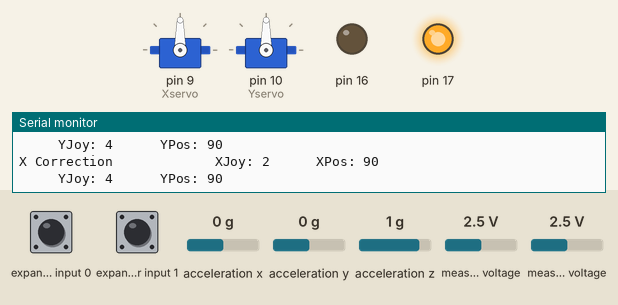
A sketch run on a simulated Arduino Uno, built with avr-gcc and run on an emulated ATmega328P. Parts: 2 × servo, output pins drawn as LEDs (lit = HIGH), the last lines printed to the serial monitor. Wiring (inferred from the names in the program): Wii Nunchuk at I2C address 0x52. Inputs (shaded band) come from the test bench; at power-on: measured voltage 2.5 V, expander input 0 HIGH, expander input 1 HIGH, acceleration x 0 g, acceleration y 0 g, acceleration z 1 g.

Above: at 1.3 s.
1.4 s: measured voltage (sensor 200) set to 0.1 V
At 2.6 s:
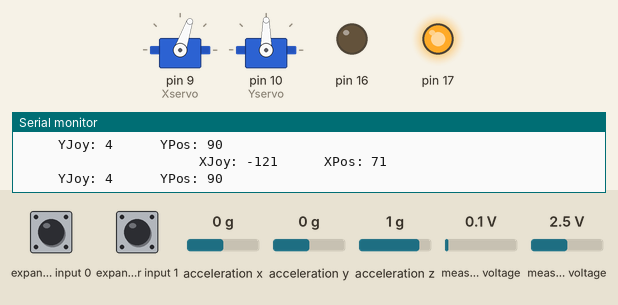
2.9 s: measured voltage (sensor 201) set to 0.1 V
At 3.7 s:
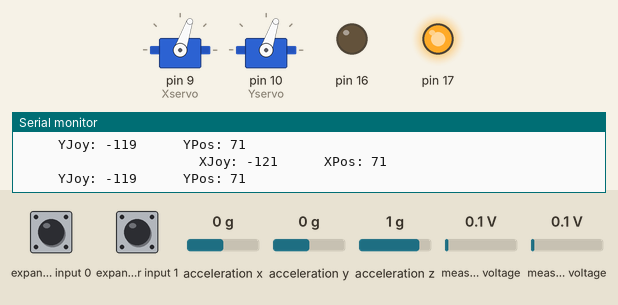
Timing chart, 0 to 5.9 s (numbered marks = the images above; inputs shaded):
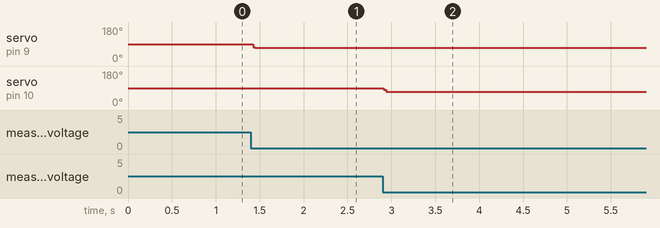

Measured:
- after the input at 1.4 s, servo on pin 9 (Xservo): 90° → 71° at once
- after the input at 2.9 s, servo on pin 10 (Yservo): 90° → 71° at once

The sketch:

Labyrinth.ino
```cpp
// Labyrinth Mini Golf
// Arduino Controller by Matt Gray
// http://www.mattg.co.uk/projects/golf
//
// Wii nunchuck plugs through
// Wiichuck Adapter http://todbot.com/blog/2008/02/18/wiichuck-wii-nunchuck-adapter-available/
// plugged into analog ports
//
// 2 servos plug into Digital 9 and 10.
//

#include <Servo.h>

#include <math.h>

#include "Wire.h"
#include "WiiChuck.h"
#include "nunchuck_funcs.h"

Servo Xservo, Yservo;  // objects to control the two servos

WiiChuck chuck = WiiChuck();

void setup()
{
  Xservo.attach(9);  // stick one servo on pin 9
  Yservo.attach(10); // and another on pin 10
  nunchuck_setpowerpins();	// lets the Wiichuck adapter work on the analog pins

  Serial.begin(115200);		// start serial for debug info

  chuck.begin();
  chuck.update();

}


void loop()
{
  chuck.update();
  int Xpos=0;
  int Ypos=0;
  int Xvaltot =0;
  int Yvaltot =0;
  int Xval=0;
  int Yval =0;
  int i;
  int n = 25;
  int Xreadings[n];
  int Yreadings[n];

  //gather n readings
  for(i=0; i<n; i++)
  {
    chuck.update();
    Xreadings[i] = chuck.readJoyX();
    Yreadings[i] = chuck.readJoyY();
      //delay(20);
  }

  //create average
  for(i=0; i<n; i++)
  {
    Xvaltot = Xvaltot+Xreadings[i];
    Yvaltot = Yvaltot+Yreadings[i];
  }
  Xval = Xvaltot/i;
  Yval = Yvaltot/i;

  // map joystick value to degrees
  Xpos = map(Xval, -130, 130, 70, 110);
  //correct for noise around 0 to help keep flat
  if( ((Xval > 0) && (Xval <= 2)) || ((Xval >= -2) && (Xval < 0)) )
  {
    Xpos = 90;
    Serial.print("X Correction");
  }
  else
    Serial.print("          ");

  // map joystick value to degrees
  Ypos = map(Yval, -130, 130, 70, 110);
  // correct for noise around 0 to help keep flat
  if( ((Yval > 0) && (Yval <= 2)) || ((Yval >= -2) && (Yval < 0)) )
  {
    Ypos = 90;
    Serial.print("Y Correction");
  }
  else
    Serial.print("          ");

  Xservo.write(Xpos);              // tell servo to go to position in variable 'pos'
  Yservo.write(Ypos);
  //delay(15);                       // waits for the servo to reach the position

  //print debug shizz.
  Serial.print("   XJoy: ");
  Serial.print(Xval);
  Serial.print(" \t\t XPos: ");
  Serial.println(Xpos);

  Serial.print(" \t\tYJoy: ");
  Serial.print(Yval);
  Serial.print(" \t\t YPos: ");
  Serial.println(Ypos);

}
```
